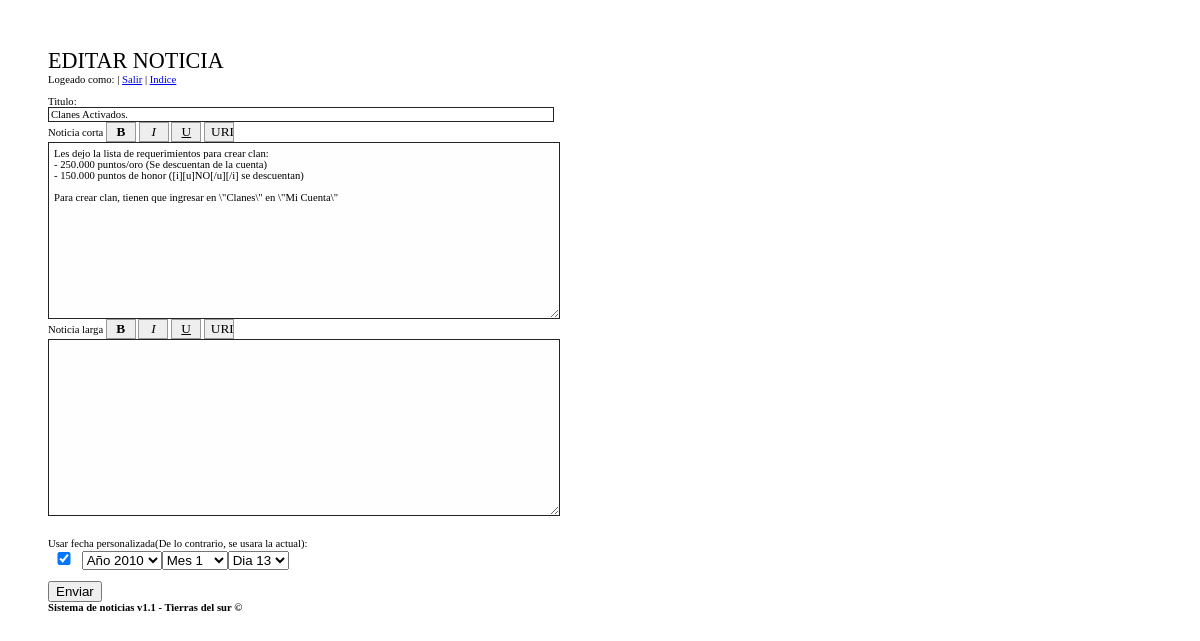
Screenshot of /noti/edit.php?idx=47 (signed in) with the database file from the repository.
### tables this page shows
CREATE TABLE `noticias` (
  `id` int(6) NOT NULL,
  `name` varchar(200) NOT NULL,
  `msg` text NOT NULL,
  `date` int(11) NOT NULL DEFAULT 0,
  `titulo` varchar(50) NOT NULL,
  `completa` text NOT NULL
);

### noti/seguro.php (called while the page is built, shortened)
<?php
require_once("theme.php");
function exec_sql($sql) {
	$result = mysql_query($sql);
	return $result;
}
?>

### noti/theme.php (the view, shortened to what this page needs)
<?php
function theme_header($title="Noticias")
{
	echo '
<!DOCTYPE html PUBLIC "-//W3C//DTD XHTML 1.0 Transitional//EN" "http://www.w3.org/TR/xhtml1/DTD/xhtml1-transitional.dtd">
<html xmlns="http://www.w3.org/1999/xhtml" xml:lang="es" lang="es">
<head>
	<title>'.$title.'</title>
</head>
<body>
<big><big><big><big>'.$title.'</big></big></big></big><br/>
';
}
function formulario($titox,$idx,$mensajex,$comx,$fecha)
{
	echo '
Logeado como: <b>'.$_SESSION['nick'].'</b></big> | <a href="ver.php?salir='.$_SESSION['nick'].'" title="Salir">Salir</a> | <a href="ver.php" title="Ver todas las noticias">Indice</a><br/><br/>
Titulo:<br/>
<input style="background:eee;" value="'.$titox.'" type="text" name="tit" />
<input value="'.$idx.'" type="hidden" name="idx"/><br/>
Noticia corta
<input type="button" value="B" onclick="bbs(\'b\')" class="bb" style="width:30px; font-weight:bold;" />
<input type="button" value="I" onclick="bbs(\'i\')" class="bb" style="width:30px; font-style:italic;" />
<input type="button" value="U" onclick="bbs(\'u\')" class="bb" style="width:30px; text-decoration:underline;" />
<input type="button" value="URL" onclick="urls()" class="bb" />
<br/>
<textarea style="background:#fefefe;padding:5px;" cols="40" rows="15" name="msg">'. $mensajex.'</textarea><br/>
Noticia larga
<input type="button" value="B" onclick="bbc(\'b\')" style="width:30px; font-weight:bold;" class="bb" />
<input type="button" value="I" onclick="bbc(\'i\')" style="width:30px; font-style:italic;" class="bb" />
<input type="button" value="U" onclick="bbc(\'u\')" style="width:30px; text-decoration:underline;" class="bb" />
<input type="button" value="URL" onclick="urlc()" class="bb" />
<br/>
<textarea style="background:#fefefe;padding:5px;" cols="70" rows="15" name="completa">'.$comx.'</textarea><br/>
<br/><br/>
Usar fecha personalizada(De lo contrario, se usara la actual):<br/>';
if ($actual==true){
	$fecha=time();
	echo '<input type="checkbox" name="fecha" style="width:24px;"/>';
} else {
	echo '<input type="checkbox" name="fecha" style="width:24px;" checked=""/>';
}
echo '
<select name="ano">
';
for ($i=2004; $i <= date("Y");$i++)
{
if ($i == date("Y",$fecha)) $ad = '" selected="selected';
echo '<option value="'.$i.$ad.'">A&ntilde;o '.$i.'</option>
';
$ad="";
}
echo '</select><select name="mes">';
for ($i=1; $i<= 12;$i++)
{
if ($i == date("m",$fecha)) $ad = '" selected="selected';
echo '<option value="'.$i.$ad.'">Mes '.$i.'</option>
';
$ad="";
}
echo '</select><select name="dia">';
for ($i=1; $i<= 31;$i++)
{
if ($i == date("d",$fecha)) $ad = '" selected="selected';
echo '<option value="'.$i.$ad.'">Dia '.$i.'</option>
';
$ad="";
}
echo '</select>';
echo '
<br/><br/>
<input class="btn" type="submit" name="btn_sub" value="Enviar" />
';
}
function footer()
{
	echo '<strong>Sistema de noticias v1.1 - Tierras del sur &copy; </strong>
</body>
</html>';
}
?>

### noti/theme.php (style rules this page uses)
body { background-color: #ffffff;font-family:verdana;color: black;font-size:8pt;padding:40px; }
input[type=text],input[type=password], textarea { border:1px solid #242424;font-family:Tahoma;font-size:8pt;width:500px; }
.bb { border:1px solid #999;background:#eee;width:30px!important;font-family: verdana;font-size: 10pt; }

### rows the page displays
noticias: tit "Clanes Activados.", msg "Les dejo la lista de requerimientos para crear clan: - 250.000 puntos/oro (Se descuentan de la cuenta) - 150.000 puntos de honor ([i][u]NO[/u][/i] se descuentan) Para crear clan, tienen que ingresar en \\\"Clanes\\\" en \\\"Mi Cuenta\\\""

### other values shown
$title "EDITAR NOTICIA"
